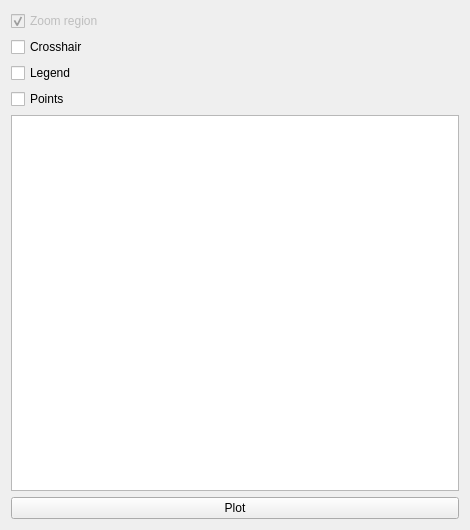
<?xml version="1.0" encoding="UTF-8"?>
<ui version="4.0">
 <class>Form</class>
 <widget class="QWidget" name="Form">
  <property name="geometry">
   <rect>
    <x>0</x>
    <y>0</y>
    <width>470</width>
    <height>530</height>
   </rect>
  </property>
  <property name="windowTitle">
   <string>Form</string>
  </property>
  <layout class="QVBoxLayout" name="verticalLayout">
   <item>
    <widget class="QCheckBox" name="checkBox_toggleZoom">
     <property name="enabled">
      <bool>false</bool>
     </property>
     <property name="toolTip">
      <string>Toogle Zooming region and second sub-plot</string>
     </property>
     <property name="statusTip">
      <string>Toogle Zooming region and second sub-plot</string>
     </property>
     <property name="text">
      <string>Zoom region</string>
     </property>
     <property name="checked">
      <bool>true</bool>
     </property>
    </widget>
   </item>
   <item>
    <widget class="QCheckBox" name="checkBox_toggleCrosshair">
     <property name="text">
      <string>Crosshair</string>
     </property>
     <property name="checked">
      <bool>false</bool>
     </property>
    </widget>
   </item>
   <item>
    <widget class="QCheckBox" name="checkBox_toggleLegend">
     <property name="toolTip">
      <string>Toggle plot legend</string>
     </property>
     <property name="statusTip">
      <string>Toggle plot legend</string>
     </property>
     <property name="text">
      <string>Legend</string>
     </property>
    </widget>
   </item>
   <item>
    <widget class="QCheckBox" name="checkBox_togglePoints">
     <property name="toolTip">
      <string>Toggle visualization of data-points</string>
     </property>
     <property name="statusTip">
      <string>Toggle visualization of data-points</string>
     </property>
     <property name="text">
      <string>Points</string>
     </property>
    </widget>
   </item>
   <item>
    <widget class="QListWidget" name="listWidget"/>
   </item>
   <item>
    <widget class="QPushButton" name="pushButton_plot">
     <property name="toolTip">
      <string>Toggle window with plot items</string>
     </property>
     <property name="statusTip">
      <string>Toggle window with plot items</string>
     </property>
     <property name="text">
      <string>Plot</string>
     </property>
     <property name="checkable">
      <bool>true</bool>
     </property>
     <property name="checked">
      <bool>false</bool>
     </property>
    </widget>
   </item>
  </layout>
 </widget>
 <resources/>
 <connections/>
</ui>
